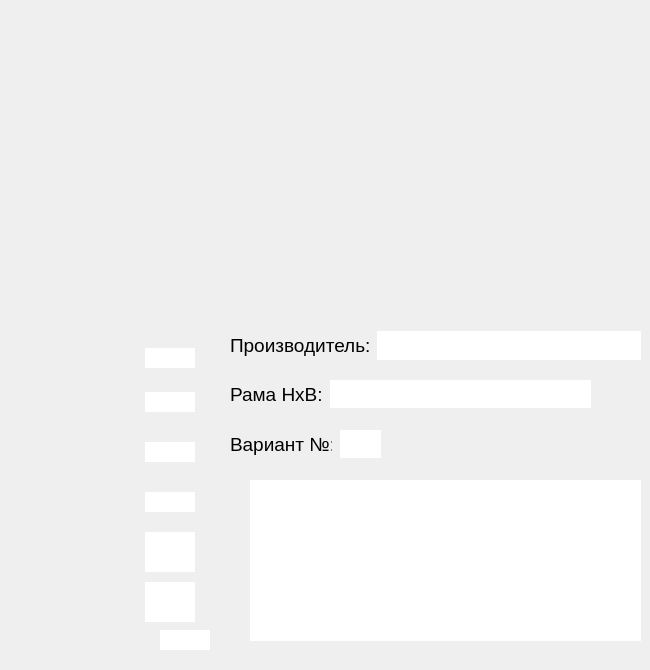
<?xml version="1.0" encoding="UTF-8"?>
<ui version="4.0">
 <class>Dialog</class>
 <widget class="QDialog" name="Dialog">
  <property name="geometry">
   <rect>
    <x>0</x>
    <y>0</y>
    <width>650</width>
    <height>670</height>
   </rect>
  </property>
  <property name="minimumSize">
   <size>
    <width>230</width>
    <height>670</height>
   </size>
  </property>
  <property name="maximumSize">
   <size>
    <width>650</width>
    <height>670</height>
   </size>
  </property>
  <property name="windowTitle">
   <string>Рама</string>
  </property>
  <property name="windowIcon">
   <iconset>
    <normaloff>pics/thumbs/frd1.jpg</normaloff>pics/thumbs/frd1.jpg</iconset>
  </property>
  <widget class="QLineEdit" name="lineEdit_d0">
   <property name="geometry">
    <rect>
     <x>160</x>
     <y>630</y>
     <width>50</width>
     <height>20</height>
    </rect>
   </property>
   <property name="focusPolicy">
    <enum>Qt::ClickFocus</enum>
   </property>
   <property name="maxLength">
    <number>4</number>
   </property>
   <property name="frame">
    <bool>false</bool>
   </property>
   <property name="alignment">
    <set>Qt::AlignBottom|Qt::AlignLeading|Qt::AlignLeft</set>
   </property>
  </widget>
  <widget class="QLineEdit" name="lineEdit_d1_3">
   <property name="geometry">
    <rect>
     <x>145</x>
     <y>492</y>
     <width>50</width>
     <height>20</height>
    </rect>
   </property>
   <property name="focusPolicy">
    <enum>Qt::ClickFocus</enum>
   </property>
   <property name="text">
    <string/>
   </property>
   <property name="maxLength">
    <number>4</number>
   </property>
   <property name="frame">
    <bool>false</bool>
   </property>
   <property name="alignment">
    <set>Qt::AlignLeading|Qt::AlignLeft|Qt::AlignVCenter</set>
   </property>
  </widget>
  <widget class="QLabel" name="label_d2">
   <property name="geometry">
    <rect>
     <x>0</x>
     <y>462</y>
     <width>178</width>
     <height>72</height>
    </rect>
   </property>
   <property name="text">
    <string/>
   </property>
   <property name="pixmap">
    <pixmap>pics/frame/D2.png</pixmap>
   </property>
   <property name="scaledContents">
    <bool>true</bool>
   </property>
  </widget>
  <widget class="QLineEdit" name="lineEdit_d1_5">
   <property name="geometry">
    <rect>
     <x>145</x>
     <y>392</y>
     <width>50</width>
     <height>20</height>
    </rect>
   </property>
   <property name="focusPolicy">
    <enum>Qt::ClickFocus</enum>
   </property>
   <property name="maxLength">
    <number>4</number>
   </property>
   <property name="frame">
    <bool>false</bool>
   </property>
   <property name="alignment">
    <set>Qt::AlignLeading|Qt::AlignLeft|Qt::AlignVCenter</set>
   </property>
  </widget>
  <widget class="QLabel" name="label_dg1">
   <property name="geometry">
    <rect>
     <x>0</x>
     <y>562</y>
     <width>178</width>
     <height>72</height>
    </rect>
   </property>
   <property name="text">
    <string/>
   </property>
   <property name="pixmap">
    <pixmap>pics/frame/DG1.png</pixmap>
   </property>
   <property name="scaledContents">
    <bool>true</bool>
   </property>
  </widget>
  <widget class="QLineEdit" name="lineEdit_d1_6">
   <property name="geometry">
    <rect>
     <x>145</x>
     <y>348</y>
     <width>50</width>
     <height>20</height>
    </rect>
   </property>
   <property name="focusPolicy">
    <enum>Qt::ClickFocus</enum>
   </property>
   <property name="maxLength">
    <number>4</number>
   </property>
   <property name="frame">
    <bool>false</bool>
   </property>
   <property name="alignment">
    <set>Qt::AlignLeading|Qt::AlignLeft|Qt::AlignVCenter</set>
   </property>
  </widget>
  <widget class="QLabel" name="label_g1">
   <property name="geometry">
    <rect>
     <x>0</x>
     <y>600</y>
     <width>230</width>
     <height>71</height>
    </rect>
   </property>
   <property name="text">
    <string/>
   </property>
   <property name="pixmap">
    <pixmap>pics/frame/G1.png</pixmap>
   </property>
   <property name="scaledContents">
    <bool>true</bool>
   </property>
  </widget>
  <widget class="QLabel" name="label_d1_2">
   <property name="geometry">
    <rect>
     <x>0</x>
     <y>412</y>
     <width>178</width>
     <height>72</height>
    </rect>
   </property>
   <property name="text">
    <string/>
   </property>
   <property name="pixmap">
    <pixmap>pics/frame/D1.png</pixmap>
   </property>
   <property name="scaledContents">
    <bool>true</bool>
   </property>
  </widget>
  <widget class="QLineEdit" name="lineEdit_d1_2">
   <property name="geometry">
    <rect>
     <x>145</x>
     <y>532</y>
     <width>50</width>
     <height>40</height>
    </rect>
   </property>
   <property name="focusPolicy">
    <enum>Qt::ClickFocus</enum>
   </property>
   <property name="text">
    <string/>
   </property>
   <property name="maxLength">
    <number>4</number>
   </property>
   <property name="frame">
    <bool>false</bool>
   </property>
   <property name="alignment">
    <set>Qt::AlignLeading|Qt::AlignLeft|Qt::AlignVCenter</set>
   </property>
  </widget>
  <widget class="QLabel" name="label_ng">
   <property name="geometry">
    <rect>
     <x>0</x>
     <y>600</y>
     <width>230</width>
     <height>71</height>
    </rect>
   </property>
   <property name="text">
    <string/>
   </property>
   <property name="pixmap">
    <pixmap>pics/frame/NG.png</pixmap>
   </property>
   <property name="scaledContents">
    <bool>true</bool>
   </property>
  </widget>
  <widget class="QLabel" name="label_d1">
   <property name="geometry">
    <rect>
     <x>0</x>
     <y>512</y>
     <width>178</width>
     <height>72</height>
    </rect>
   </property>
   <property name="text">
    <string/>
   </property>
   <property name="pixmap">
    <pixmap>pics/frame/D1.png</pixmap>
   </property>
   <property name="scaledContents">
    <bool>true</bool>
   </property>
  </widget>
  <widget class="QLabel" name="label_dg2">
   <property name="geometry">
    <rect>
     <x>0</x>
     <y>362</y>
     <width>178</width>
     <height>72</height>
    </rect>
   </property>
   <property name="text">
    <string/>
   </property>
   <property name="pixmap">
    <pixmap>pics/frame/DG2.png</pixmap>
   </property>
   <property name="scaledContents">
    <bool>true</bool>
   </property>
  </widget>
  <widget class="QLabel" name="bgrnd">
   <property name="geometry">
    <rect>
     <x>0</x>
     <y>0</y>
     <width>670</width>
     <height>671</height>
    </rect>
   </property>
   <property name="frameShape">
    <enum>QFrame::NoFrame</enum>
   </property>
   <property name="text">
    <string/>
   </property>
   <property name="pixmap">
    <pixmap>pics/frame/Bgrnd.png</pixmap>
   </property>
   <property name="scaledContents">
    <bool>true</bool>
   </property>
  </widget>
  <widget class="QLabel" name="label_g2">
   <property name="geometry">
    <rect>
     <x>0</x>
     <y>314</y>
     <width>178</width>
     <height>72</height>
    </rect>
   </property>
   <property name="text">
    <string/>
   </property>
   <property name="pixmap">
    <pixmap>pics/frame/G2.png</pixmap>
   </property>
   <property name="scaledContents">
    <bool>true</bool>
   </property>
  </widget>
  <widget class="QLineEdit" name="lineEdit_d1">
   <property name="geometry">
    <rect>
     <x>145</x>
     <y>582</y>
     <width>50</width>
     <height>40</height>
    </rect>
   </property>
   <property name="focusPolicy">
    <enum>Qt::ClickFocus</enum>
   </property>
   <property name="text">
    <string/>
   </property>
   <property name="maxLength">
    <number>4</number>
   </property>
   <property name="frame">
    <bool>false</bool>
   </property>
   <property name="alignment">
    <set>Qt::AlignLeading|Qt::AlignLeft|Qt::AlignVCenter</set>
   </property>
  </widget>
  <widget class="QLineEdit" name="lineEdit_d1_4">
   <property name="geometry">
    <rect>
     <x>145</x>
     <y>442</y>
     <width>50</width>
     <height>20</height>
    </rect>
   </property>
   <property name="focusPolicy">
    <enum>Qt::ClickFocus</enum>
   </property>
   <property name="maxLength">
    <number>4</number>
   </property>
   <property name="frame">
    <bool>false</bool>
   </property>
   <property name="alignment">
    <set>Qt::AlignLeading|Qt::AlignLeft|Qt::AlignVCenter</set>
   </property>
  </widget>
  <widget class="QWidget" name="horizontalLayoutWidget">
   <property name="geometry">
    <rect>
     <x>230</x>
     <y>330</y>
     <width>411</width>
     <height>31</height>
    </rect>
   </property>
   <layout class="QHBoxLayout" name="horizontalLayout">
    <item>
     <widget class="QLabel" name="label_4">
      <property name="font">
       <font>
        <pointsize>14</pointsize>
       </font>
      </property>
      <property name="text">
       <string>Производитель:</string>
      </property>
     </widget>
    </item>
    <item>
     <widget class="QLineEdit" name="lineEdit">
      <property name="font">
       <font>
        <pointsize>14</pointsize>
       </font>
      </property>
      <property name="focusPolicy">
       <enum>Qt::ClickFocus</enum>
      </property>
      <property name="frame">
       <bool>false</bool>
      </property>
      <property name="alignment">
       <set>Qt::AlignLeading|Qt::AlignLeft|Qt::AlignVCenter</set>
      </property>
     </widget>
    </item>
   </layout>
  </widget>
  <widget class="QLineEdit" name="lineEdit_frame">
   <property name="geometry">
    <rect>
     <x>330</x>
     <y>380</y>
     <width>261</width>
     <height>28</height>
    </rect>
   </property>
   <property name="font">
    <font>
     <pointsize>14</pointsize>
    </font>
   </property>
   <property name="focusPolicy">
    <enum>Qt::ClickFocus</enum>
   </property>
   <property name="maxLength">
    <number>10</number>
   </property>
   <property name="frame">
    <bool>false</bool>
   </property>
   <property name="alignment">
    <set>Qt::AlignLeading|Qt::AlignLeft|Qt::AlignVCenter</set>
   </property>
  </widget>
  <widget class="QLineEdit" name="lineEdit_variant">
   <property name="geometry">
    <rect>
     <x>340</x>
     <y>430</y>
     <width>41</width>
     <height>28</height>
    </rect>
   </property>
   <property name="font">
    <font>
     <pointsize>14</pointsize>
    </font>
   </property>
   <property name="focusPolicy">
    <enum>Qt::ClickFocus</enum>
   </property>
   <property name="maxLength">
    <number>2</number>
   </property>
   <property name="frame">
    <bool>false</bool>
   </property>
   <property name="alignment">
    <set>Qt::AlignLeading|Qt::AlignLeft|Qt::AlignVCenter</set>
   </property>
  </widget>
  <widget class="QLabel" name="label_5">
   <property name="geometry">
    <rect>
     <x>230</x>
     <y>430</y>
     <width>102</width>
     <height>29</height>
    </rect>
   </property>
   <property name="font">
    <font>
     <pointsize>14</pointsize>
    </font>
   </property>
   <property name="text">
    <string>Вариант №:</string>
   </property>
  </widget>
  <widget class="QLabel" name="label_8">
   <property name="geometry">
    <rect>
     <x>230</x>
     <y>380</y>
     <width>102</width>
     <height>29</height>
    </rect>
   </property>
   <property name="font">
    <font>
     <pointsize>14</pointsize>
    </font>
   </property>
   <property name="text">
    <string>Рама HxB:</string>
   </property>
  </widget>
  <widget class="QTextEdit" name="textEdit">
   <property name="geometry">
    <rect>
     <x>250</x>
     <y>480</y>
     <width>391</width>
     <height>161</height>
    </rect>
   </property>
   <property name="font">
    <font>
     <pointsize>12</pointsize>
    </font>
   </property>
   <property name="focusPolicy">
    <enum>Qt::ClickFocus</enum>
   </property>
   <property name="acceptDrops">
    <bool>true</bool>
   </property>
   <property name="frameShape">
    <enum>QFrame::NoFrame</enum>
   </property>
  </widget>
  <zorder>bgrnd</zorder>
  <zorder>label_d2</zorder>
  <zorder>label_dg2</zorder>
  <zorder>label_g2</zorder>
  <zorder>label_d1_2</zorder>
  <zorder>label_d1</zorder>
  <zorder>label_dg1</zorder>
  <zorder>label_g1</zorder>
  <zorder>label_ng</zorder>
  <zorder>lineEdit_d0</zorder>
  <zorder>lineEdit_d1_3</zorder>
  <zorder>lineEdit_d1_5</zorder>
  <zorder>lineEdit_d1_6</zorder>
  <zorder>lineEdit_d1_2</zorder>
  <zorder>lineEdit_d1</zorder>
  <zorder>lineEdit_d1_4</zorder>
  <zorder>horizontalLayoutWidget</zorder>
  <zorder>lineEdit_frame</zorder>
  <zorder>lineEdit_variant</zorder>
  <zorder>label_5</zorder>
  <zorder>label_8</zorder>
  <zorder>textEdit</zorder>
 </widget>
 <resources/>
 <connections/>
</ui>
